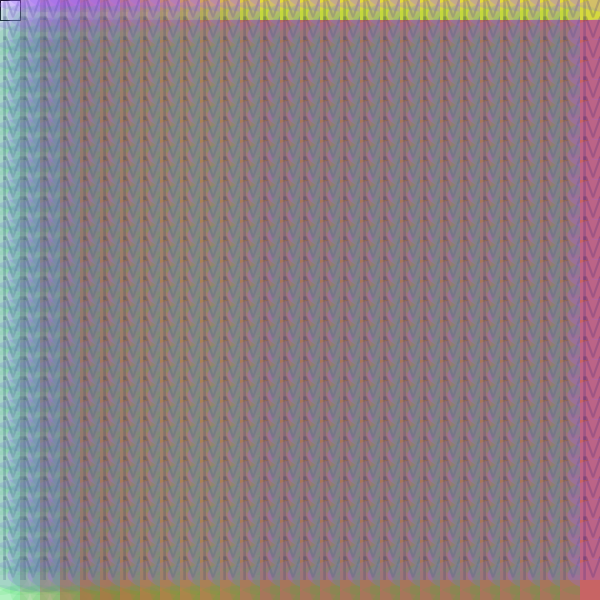
Frame 1 (no input)
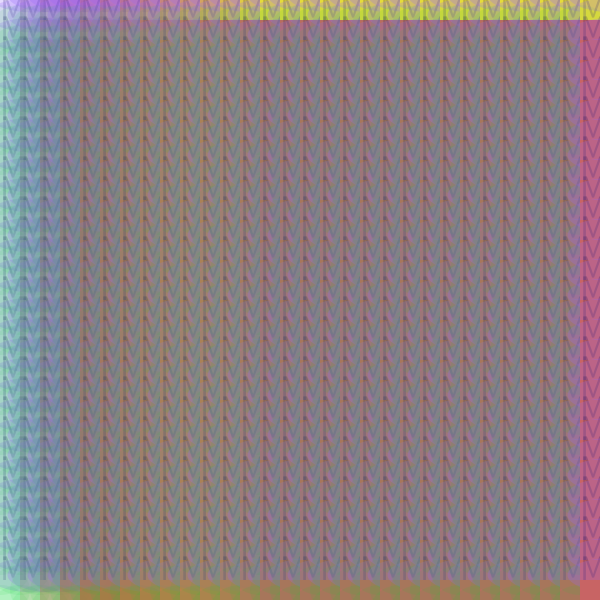
Frame 60 (the mouse pressed at the canvas centre just before this capture)
Frame 120 (the mouse held since frame 60 and released just before this capture): identical to frame 60, image omitted

The Processing sketch that drew these frames (run headless with seeded random() and noise(); from frame 60 on, the mouse is pressed at the canvas centre):

// Processing sketch: processing_26874
// ── processing_26874.pde

void setup() {
  size(600,600);
}

void draw(){
  background(255);

 for(int i=0; i<600; i = i+20){
   for(int j=0; j<600; j=j+20){

     fill(255,i,0,i);
     rect(i,j,20,20);

     noStroke();
     textSize(36);
     fill(0,0,75,50);
     text("M",i,j);

     noStroke();
     fill(0,213,51,22);
     ellipse(i,j+30,60,50);

     noStroke();
     fill(150,100,250,60);
     ellipse(i+35,j-5,95,35);

     noStroke();
     fill(200,100,100,i);
     rect(i,j,j,i);

   }
  }
}
                
                
